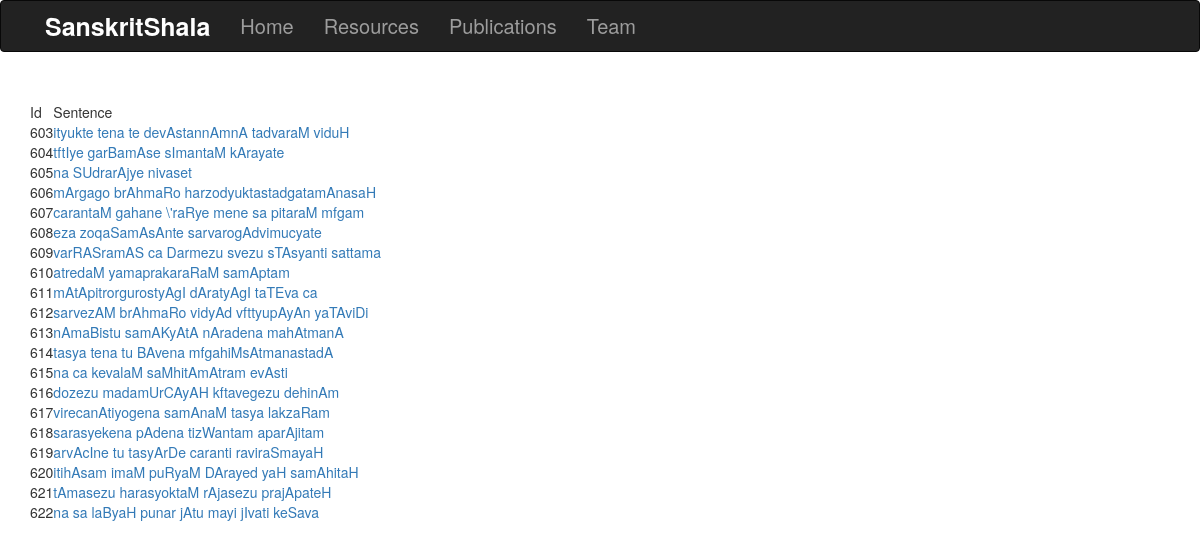
Screenshot of /sentences/1 with the database file from the repository.
### annotatorapp/models.py (models this page shows)
class Exsentences(models.Model):
	xsent_id = models.AutoField(primary_key=True)
	line = models.CharField(max_length=200)
	chunks = models.CharField(max_length=200)
	lemmas = models.CharField(max_length=200)
	morph_cng = models.CharField(max_length=200)

### annotatorapp/views.py (the view)
# urls.py: path('sentences/<int:batch_id>',views.xsentenceview,name='xsentenceview'),
def xsentenceview(request,batch_id):
    l = [0,20,40,60,80,100,120,140,160,180]
    r = l[batch_id]
    ids = Exsentences.objects.values('xsent_id')[r:r+20]
    line = Exsentences.objects.values('line')[r:r+20]
    chunks = Exsentences.objects.values('chunks')[r:r+20]
    lemmas = Exsentences.objects.values('lemmas')[r:r+20]
    morph_cng = Exsentences.objects.values('morph_cng')[r:r+20]
    lists = zip(ids,line,chunks,lemmas,morph_cng)
    return render(request, 'annotatorapp/exsent.html', {'lists':lists,'batch_id':batch_id})

### annotatorapp/templates/annotatorapp/exsent.html (shortened to what this page needs)
{% extends "annotatorapp/base.html" %}
{%block content%}
	<table>
		<thead>
			<tr>
				<td>Id</td>
				<td>Sentence</td>
			</tr>
		</thead>
		<tbody>
			{% for i,l,c,lem,m in lists %}
			<tr>
				<td>{{i.xsent_id}}</td>
				<td ><a href='' id='{{i.xsent_id}}' class='exs'>{{l.line}}</a></td>
			</tr>
			{%endfor%}
		</tbody>
	</table>
{%endblock%}

### rows the page displays
Exsentences: xsent_id "603", line "ityukte tena te devAstannAmnA tadvaraM viduH"
Exsentences: xsent_id "604", line "tftIye garBamAse sImantaM kArayate"
Exsentences: xsent_id "605", line "na SUdrarAjye nivaset"
Exsentences: xsent_id "606", line "mArgago brAhmaRo harzodyuktastadgatamAnasaH"
Exsentences: xsent_id "607", line "carantaM gahane \\'raRye mene sa pitaraM mfgam"
Exsentences: xsent_id "608", line "eza zoqaSamAsAnte sarvarogAdvimucyate"
Exsentences: xsent_id "609", line "varRASramAS ca Darmezu svezu sTAsyanti sattama"
Exsentences: xsent_id "610", line "atredaM yamaprakaraRaM samAptam"
Exsentences: xsent_id "611", line "mAtApitrorgurostyAgI dAratyAgI taTEva ca"
Exsentences: xsent_id "612", line "sarvezAM brAhmaRo vidyAd vfttyupAyAn yaTAviDi"
Exsentences: xsent_id "613", line "nAmaBistu samAKyAtA nAradena mahAtmanA"
Exsentences: xsent_id "614", line "tasya tena tu BAvena mfgahiMsAtmanastadA"
Exsentences: xsent_id "615", line "na ca kevalaM saMhitAmAtram evAsti"
Exsentences: xsent_id "616", line "dozezu madamUrCAyAH kftavegezu dehinAm"
Exsentences: xsent_id "617", line "virecanAtiyogena samAnaM tasya lakzaRam"
Exsentences: xsent_id "618", line "sarasyekena pAdena tizWantam aparAjitam"
Exsentences: xsent_id "619", line "arvAcIne tu tasyArDe caranti raviraSmayaH"
Exsentences: xsent_id "620", line "itihAsam imaM puRyaM DArayed yaH samAhitaH"
Exsentences: xsent_id "621", line "tAmasezu harasyoktaM rAjasezu prajApateH"
Exsentences: xsent_id "622", line "na sa laByaH punar jAtu mayi jIvati keSava"
